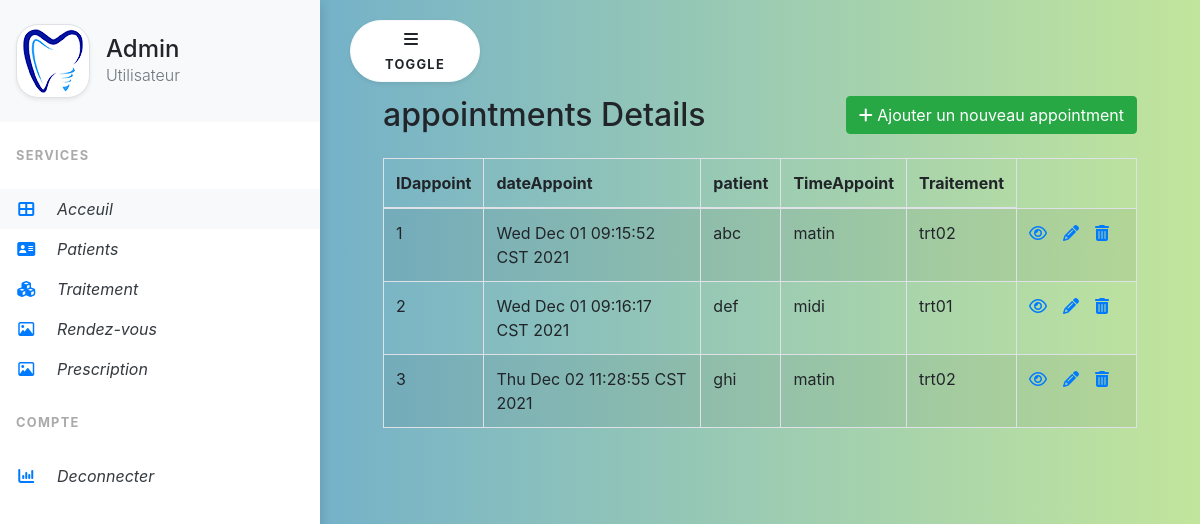
The page /rendezVous/rendezVous.php (signed in) on the database its author committed.
### tables this page shows
CREATE TABLE `appointment` (
  `IDappoint` int NOT NULL,
  `dateAppoint` text NOT NULL,
  `patient` text NOT NULL,
  `TimeAppoint` text,
  `Traitement` text NOT NULL,
  PRIMARY KEY (`IDappoint`)
);

### rendezVous/rendezVous.php (the view, shortened to what this page needs)
<!DOCTYPE html>
<html lang="en">
<head>
    <link rel="stylesheet" href="https://stackpath.bootstrapcdn.com/bootstrap/4.5.2/css/bootstrap.min.css">
    <link rel="stylesheet" href="https://maxcdn.bootstrapcdn.com/font-awesome/4.7.0/css/font-awesome.min.css">
    <link rel="stylesheet" href="../css/Style.css"/>
</head>
<body>
<?php include('../composants/menu.php'); ?>
    <div class="page-content p-5" id="content">
        <div class="container-fluid">
            <div class="row">
                <div class="col-md-12">
                    <div class="mt-5 mb-3 clearfix">
                        <h2 class="pull-left">appointments Details</h2>
                        <a href="create.php" class="btn btn-success pull-right"><i class="fa fa-plus"></i> Ajouter un nouveau appointment</a>
                    </div>
                    <?php
                    require_once "../db.php";
                    $sql = "SELECT * FROM appointment";
                    if($result = mysqli_query($link, $sql)){
                        if(mysqli_num_rows($result) > 0){
                            echo '<table class="table table-bordered table-striped">';
                                echo "<thead>";
                                    echo "<tr>";
                                        echo "<th>IDappoint</th>";
                                        echo "<th>dateAppoint</th>";
                                        echo "<th>patient</th>";
                                        echo "<th>TimeAppoint</th>";
                                        echo "<th>Traitement</th>";
                                    echo "</tr>";
                                echo "</thead>";
                                echo "<tbody>";
                                while($row = mysqli_fetch_array($result)){
                                    echo "<tr>";
                                        echo "<td>" . $row['IDappoint'] . "</td>";
                                        echo "<td>" . $row['dateAppoint'] . "</td>";
                                        echo "<td>" . $row['patient'] . "</td>";
                                        echo "<td>" . $row['TimeAppoint'] . "</td>";
                                        echo "<td>" . $row['Traitement'] . "</td>";
                                        echo "<td>";
                                            echo '<a href="read.php?id='. $row['IDappoint'] .'" class="mr-3" title="Voir" data-toggle="tooltip"><span class="fa fa-eye"></span></a>';
                                            echo '<a href="update.php?id='. $row['IDappoint'] .'" class="mr-3" title="Mis a jour" data-toggle="tooltip"><span class="fa fa-pencil"></span></a>';
                                            echo '<a href="delete.php?id='. $row['IDappoint'] .'" title="Supprimer" data-toggle="tooltip"><span class="fa fa-trash"></span></a>';
                                        echo "</td>";
                                    echo "</tr>";
                                }
                                echo "</tbody>";
                            echo "</table>";
                        } else{
                            echo '<div class="alert alert-danger"><em>No records were found.</em></div>';
                        }
                    } else{
                        echo "Oops! Something went wrong. Please try again later.";
                    }
                    ?>
                </div>
            </div>
        </div>
    </div>
</body>
</html>

### Composants/menu.php (shortened to what this page needs)
  <link rel="stylesheet" href="https://stackpath.bootstrapcdn.com/bootstrap/4.5.2/css/bootstrap.min.css"/>
  <link rel="stylesheet" href="/gestion%20dentaire/css/Style.css"/>
  <link rel="stylesheet" href="font-awesome.min.css"/>
  <link rel="stylesheet" href="https://maxcdn.bootstrapcdn.com/font-awesome/4.7.0/css/font-awesome.min.css">
<div class="vertical-nav bg-white" id="sidebar">
<button id="sidebarCollapse" type="button" class="btn btn-light bg-white rounded-pill shadow-sm px-4 mb-4" style="left: 350px;width: 130px;"><i class="fa fa-bars mr-2"></i><small class="text-uppercase font-weight-bold">Toggle</small></button>
  <div class="py-4 px-3 mb-4 bg-light">
    <div class="media d-flex align-items-center"><img src="/gestion%20dentaire/img/64logo.png" alt="PHP-Examen" width="74" style="border-radius: 30%!important;" class="mr-3 rounded-circle img-thumbnail shadow-sm">
      <div class="media-body">
        <h4 class="m-0"><?php echo htmlspecialchars($_SESSION["username"]); ?></h4>
        <p class="font-weight-light text-muted mb-0">Utilisateur</p>
      </div>
    </div>
  </div>
  <p class="text-gray font-weight-bold text-uppercase px-3 small pb-4 mb-0">Services</p>
  <ul class="nav flex-column bg-white mb-0">
    <li class="nav-item">
      <a href="/gestion%20dentaire/index.php" class="nav-link text-dark font-italic bg-light">
                <i class="fa fa-th-large mr-3 text-primary fa-fw"></i>
                Acceuil
            </a></li>
    <li class="nav-item">
      <a href="/gestion%20dentaire/Patient/Patient.php" class="nav-link text-dark font-italic">
                <i class="fa fa-address-card mr-3 text-primary fa-fw"></i>
                Patients
            </a></li>
    <li class="nav-item">
      <a href="/gestion%20dentaire/Traitement/Traitement.php" class="nav-link text-dark font-italic">
                <i class="fa fa-cubes mr-3 text-primary fa-fw"></i>
                Traitement
            </a></li>
    <li class="nav-item">
      <a href="/gestion%20dentaire/RendezVous/RendezVous.php" class="nav-link text-dark font-italic">
                <i class="fa fa-picture-o mr-3 text-primary fa-fw"></i>
                Rendez-vous
            </a></li>
    <li class="nav-item">
      <a href="/gestion%20dentaire/Prescription/Prescription.php" class="nav-link text-dark font-italic">
                <i class="fa fa-picture-o mr-3 text-primary fa-fw"></i>
                Prescription
            </a></li>
  </ul>
  <p class="text-gray font-weight-bold text-uppercase px-3 small py-4 mb-0">Compte</p>
  <ul class="nav flex-column bg-white mb-0">
    <li class="nav-item">
      <a href="/gestion%20dentaire/deconnecter.php" class="nav-link text-dark font-italic">
                <i class="fa fa-bar-chart mr-3 text-primary fa-fw"></i>
                Deconnecter
            </a></li>
  </ul>
</div>

### css/Style.css (style rules this page uses)
.vertical-nav { min-width: 20rem; width: 20rem; height: 100vh; position: fixed; top: 0; left: 0; box-shadow: 3px 3px 10px rgba(0, 0, 0, 0.1); transition: all 0.4s; }
.page-content { width: calc(100% - 20rem); margin-left: 20rem; transition: all 0.4s; }
body { background: #599fd9; background: -webkit-linear-gradient(to right, #599fd9, #c2e59c); background: linear-gradient(to right, #599fd9, #c2e59c); min-height: 100vh; overflow-x: hidden; }
.text-uppercase { letter-spacing: 0.1em; }
.text-gray { color: #aaa; }
#sidebarCollapse { transition: all 0.4s; position: absolute; top: 20px; left: 350px; width: 130px; }

### rendezVous/rendezVous.php (style rules this page uses)
table tr td:last-child { width: 120px; }

### rows shown on the page
appointment: IDappoint "1", dateAppoint "Wed Dec 01 09:15:52 CST 2021", patient "abc", TimeAppoint "matin", Traitement "trt02"
appointment: IDappoint "2", dateAppoint "Wed Dec 01 09:16:17 CST 2021", patient "def", TimeAppoint "midi", Traitement "trt01"
appointment: IDappoint "3", dateAppoint "Thu Dec 02 11:28:55 CST 2021", patient "ghi", TimeAppoint "matin", Traitement "trt02"

### other values the page prints
$_SESSION["username"] "Admin"
